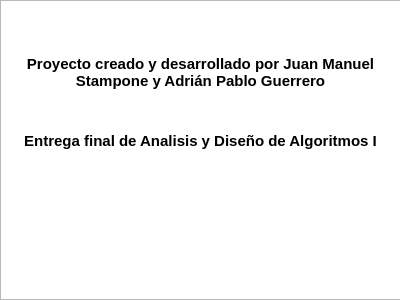
<?xml version="1.0" encoding="UTF-8"?>
<ui version="4.0">
 <class>dialog2</class>
 <widget class="QWidget" name="dialog2">
  <property name="geometry">
   <rect>
    <x>0</x>
    <y>0</y>
    <width>400</width>
    <height>300</height>
   </rect>
  </property>
  <property name="windowTitle">
   <string>Form</string>
  </property>
  <widget class="QTextBrowser" name="textBrowser">
   <property name="geometry">
    <rect>
     <x>0</x>
     <y>0</y>
     <width>401</width>
     <height>300</height>
    </rect>
   </property>
   <property name="html">
    <string>&lt;!DOCTYPE HTML PUBLIC &quot;-//W3C//DTD HTML 4.0//EN&quot; &quot;http://www.w3.org/TR/REC-html40/strict.dtd&quot;&gt;
&lt;html&gt;&lt;head&gt;&lt;meta name=&quot;qrichtext&quot; content=&quot;1&quot; /&gt;&lt;style type=&quot;text/css&quot;&gt;
p, li { white-space: pre-wrap; }
&lt;/style&gt;&lt;/head&gt;&lt;body style=&quot; font-family:'MS Shell Dlg 2'; font-size:8.25pt; font-weight:400; font-style:normal;&quot;&gt;
&lt;p align=&quot;center&quot; style=&quot; margin-top:0px; margin-bottom:0px; margin-left:0px; margin-right:0px; -qt-block-indent:0; text-indent:0px;&quot;&gt;&lt;img src=&quot;:/Imagenes/UNICEN.png&quot; /&gt;&lt;/p&gt;
&lt;p align=&quot;center&quot; style=&quot;-qt-paragraph-type:empty; margin-top:12px; margin-bottom:12px; margin-left:0px; margin-right:0px; -qt-block-indent:0; text-indent:0px;&quot;&gt;&lt;br /&gt;&lt;/p&gt;
&lt;p align=&quot;center&quot; style=&quot; margin-top:12px; margin-bottom:12px; margin-left:0px; margin-right:0px; -qt-block-indent:0; text-indent:0px;&quot;&gt;&lt;span style=&quot; font-size:11pt; font-weight:600;&quot;&gt;Proyecto creado y desarrollado por Juan Manuel Stampone y Adrián Pablo Guerrero&lt;/span&gt;&lt;/p&gt;
&lt;p align=&quot;center&quot; style=&quot;-qt-paragraph-type:empty; margin-top:12px; margin-bottom:12px; margin-left:0px; margin-right:0px; -qt-block-indent:0; text-indent:0px; font-size:11pt;&quot;&gt;&lt;br /&gt;&lt;/p&gt;
&lt;p align=&quot;center&quot; style=&quot; margin-top:12px; margin-bottom:12px; margin-left:0px; margin-right:0px; -qt-block-indent:0; text-indent:0px;&quot;&gt;&lt;span style=&quot; font-size:11pt; font-weight:600;&quot;&gt;Entrega final de Analisis y Diseño de Algoritmos I&lt;/span&gt;&lt;/p&gt;&lt;/body&gt;&lt;/html&gt;</string>
   </property>
  </widget>
 </widget>
 <resources/>
 <connections/>
</ui>
